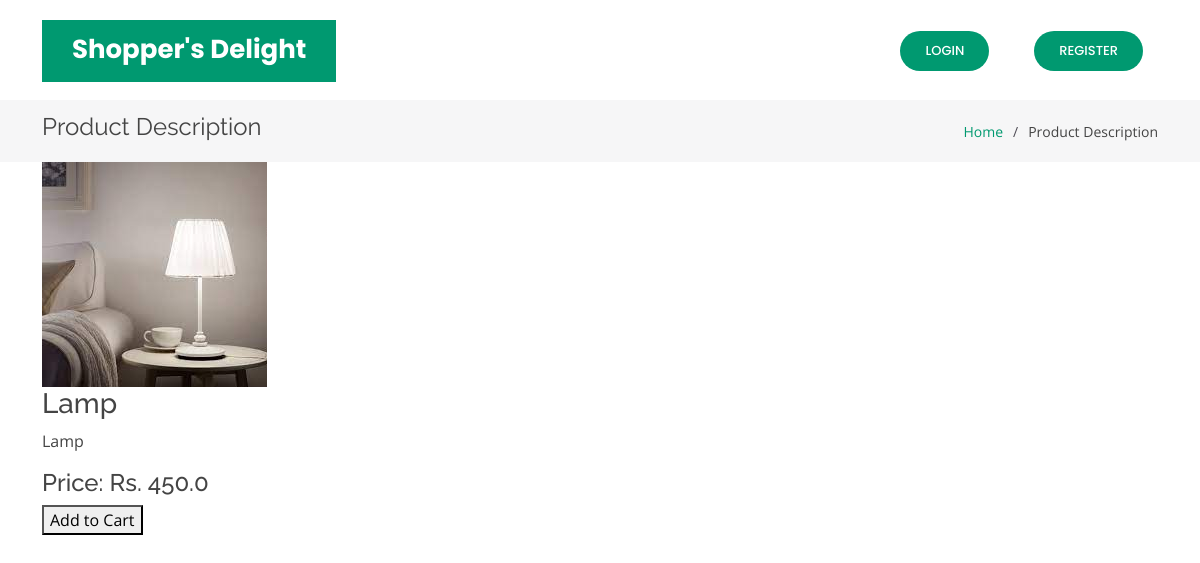
/product_desc/10, run on the app's committed database.
### core/models.py (models this page shows, shortened)
class Product(models.Model):
    name = models.CharField(max_length = 100)
    category = models.ForeignKey('Category', on_delete = models.CASCADE)
    desc  = models.TextField()
    price = models.FloatField(default=0.0)
    product_available_count = models.IntegerField(default = 0)
    img = models.ImageField(upload_to = 'images/')

### core/views.py (the view)
# urls.py: path('product_desc/<pk>', views.product_desc, name="product_desc"),
def product_desc(request,pk):
    product = Product.objects.get(pk=pk)
    return render(request, 'core/product_desc.html',{'product':product})

### templates/core/product_desc.html (shortened to what this page needs)
{% load static %}
{% load cart_template_tag %}
<!DOCTYPE html>
<html lang="en">
<head>
    <link href="{% static 'vendor/aos/aos.css' %}" rel="stylesheet">
    <link href="{% static 'vendor/bootstrap/css/bootstrap.min.css' %}" rel="stylesheet">
    <link href="{% static 'vendor/bootstrap-icons/bootstrap-icons.css' %}" rel="stylesheet">
    <link href="{% static 'vendor/boxicons/css/boxicons.min.css' %}" rel="stylesheet">
    <link href="{% static 'vendor/glightbox/css/glightbox.min.css' %}" rel="stylesheet">
    <link href="{% static 'vendor/remixicon/remixicon.css' %}" rel="stylesheet">
    <link href="{% static 'vendor/swiper/swiper-bundle.min.css'%}" rel="stylesheet">
    <link rel="stylesheet" href="{% static 'css/style.css' %}?v=1.0">
</head>
<body>
    <header id="header" class="fixed-top d-flex align-items-center">
        <div class="container">
          <div class="header-container d-flex align-items-center justify-content-between">
            <div class="logo">
              <h1 class="text-light"><a href="index.html"><span>Shopper's Delight</span></a></h1>
            </div>
            <nav id="navbar" class="navbar">
              <ul>
                {% if user.is_authenticated %}
                <li><a class="nav-link scrollto active" href="{% url 'index' %}">Home</a></li>
                <li class="dropdown"><a href="#"><span>Categories</span> <i class="bi bi-chevron-down"></i></a>
                  <ul>
                    <li><a href="#">Drop Down 1</a></li>
                    <li class="dropdown"><a href="#"><span>Deep Drop Down</span> <i class="bi bi-chevron-right"></i></a>
                      <ul>
                        <li><a href="#">Deep Drop Down 1</a></li>
                        <li><a href="#">Deep Drop Down 2</a></li>
                        <li><a href="#">Deep Drop Down 3</a></li>
                        <li><a href="#">Deep Drop Down 4</a></li>
                        <li><a href="#">Deep Drop Down 5</a></li>
                      </ul>
                    </li>
                    <li><a href="#">Drop Down 2</a></li>
                    <li><a href="#">Drop Down 3</a></li>
                    <li><a href="#">Drop Down 4</a></li>
                  </ul>
                </li>
                <li><a class="nav-link scrollto active" href="{% url 'orderlist' %}">Cart
                  <div style="color: red ;"><b><sup>{{ request.user|cart_item_count }}</sup></b></div></a>
                </li>
                {% if user.is_superuser %}
                <li><a class="nav-link scrollto active" href="{% url 'add_product' %}">Add Product</a></li>
                {% endif %}
                <li><a class="getstarted scrollto" href="{% url 'user_logout' %}">Logout</a></li>
                {% else %}
                <li><a class="getstarted scrollto" href="{% url 'user_login' %}">Login</a></li>
                <li><a class="getstarted scrollto" href="{% url 'user_register' %}">Register</a></li>
                {% endif %}
              </ul>
            </nav>
          </div>
        </div>
      </header>
      <section class="breadcrumbs">
        <div class="container">
          <div class="d-flex justify-content-between align-items-center">
            <h2>Product Description</h2>
            <ol>
              <li><a href="index.html">Home</a></li>
              <li>Product Description</li>
            </ol>
          </div>
        </div>
      </section>
    <div class="container" >
        <div class="imgBx" >
            <img src="{{ product.img.url }}">
        </div>
        <div class="details" >
            <div class="content">
                <h3>{{ product.name }}</h3>
                <p>{{ product.desc }}</p>
                <h4>Price: Rs. {{ product.price }}</h4>
                <form action="{% url 'add_to_cart' product.pk %}" method="post">
                    <button type="submit" class="link" style="text-decoration: none">Add to Cart</button>
                </form>
            </div>
        </div>
    </div>
</body>
</html>

### static/css/style.css (style rules this page uses)
body { font-family: "Open Sans", sans-serif; color: #444444; }
a { color: #009970; text-decoration: none; }
h1, h2, h3, h4, h5, h6 { font-family: "Raleway", sans-serif; }
#header { transition: all 0.5s; z-index: 997; transition: all 0.5s; top: 20px; }
#header .header-container { background: #fff; }
#header .logo { overflow: hidden; padding: 16px 30px 12px 30px; background: #009970; }
#header .logo h1 { font-size: 26px; padding: 0; line-height: 1; font-weight: 700; font-family: "Poppins", sans-serif; }
#header .logo h1 a, #header .logo h1 a:hover { color: #fff; text-decoration: none; }
.navbar { padding: 0; }
.navbar ul { margin: 0; padding: 0; display: flex; list-style: none; align-items: center; }
.navbar li { position: relative; }
.navbar a, .navbar a:focus { display: flex; align-items: center; justify-content: space-between; padding: 10px 0 10px 30px; color: #36343a; transition: 0.3s; font-size: 13px; font-weight: 500; text-transform: uppercase; font-family: "Poppins", sans-serif; white-space: nowrap; transition: 0.3s; }
.navbar .getstarted, .navbar .getstarted:focus { background: #009970; padding: 10px 25px; margin-left: 30px; margin-right: 15px; border-radius: 50px; color: #fff; }
section { padding: 60px 0; overflow: hidden; }
.breadcrumbs { padding: 15px 0; background: #f6f6f7; margin-top: 100px; }
.breadcrumbs h2 { font-size: 24px; line-height: 1; font-weight: 400; }
.breadcrumbs ol { display: flex; flex-wrap: wrap; list-style: none; padding: 0; margin: 0; font-size: 14px; }
.breadcrumbs ol li+li { padding-left: 10px; }
.breadcrumbs ol li+li::before { display: inline-block; padding-right: 10px; color: #4f4c55; content: "/"; }

### data on the page
Product: img (picture), name "Lamp", desc "Lamp", price "450.0"
